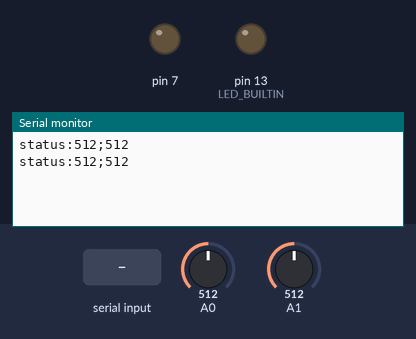
A sketch run on a simulated Arduino Uno, built with avr-gcc and run on an emulated ATmega328P. On the bench: output pins drawn as LEDs (lit = HIGH), the last lines printed to the serial monitor. The inputs (shaded band) are chosen by the test bench; at power-on: A0 = 512, A1 = 512.

Above: at 1.2 s.
1.3 s: "dispense\n" received over Serial
At 1.47 s:
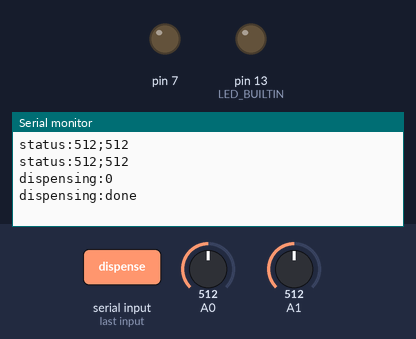
2.8 s: "ping\n" received over Serial
At 2.96 s:
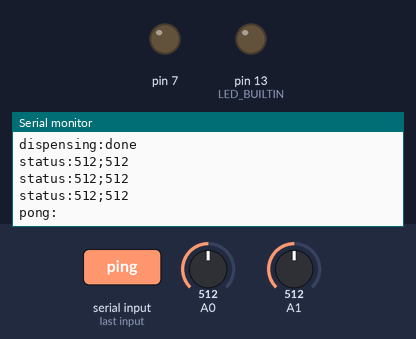
4.3 s: "90:45\n" received over Serial
At 4.46 s:
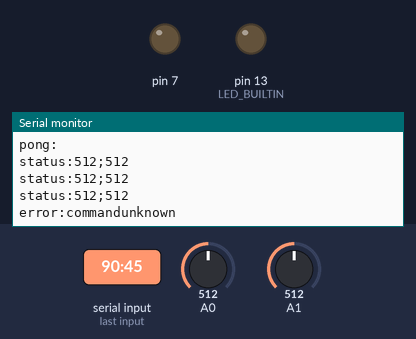

The sketch:

main.ino
```cpp
unsigned long currentTime;
unsigned long targetTime;
unsigned long startTime;

unsigned long statusInterval = 500;
unsigned long lastStatusTime = 0;

String command;
String payload;

unsigned int pressure;
unsigned int weight;

String inputString = "";
boolean dispensing = false;

void setup() {
  // Setup dispenser pin
  pinMode(7, OUTPUT);
  digitalWrite(7, LOW);
  // Setup dispenser LED
  pinMode(LED_BUILTIN, OUTPUT);
  digitalWrite(LED_BUILTIN, LOW);

  //analogReference(INTERNAL1V1);

  Serial.begin(9600);
  inputString.reserve(400);
}

void loop() {
  currentTime = millis();

  if(currentTime-lastStatusTime >= statusInterval){
    sendStatus();
  }

  // Uses millis to time dispensing over many seconds.
  // Should find a way to use timers instead.
  if (dispensing) {
    if(currentTime-startTime >= targetTime){
      stopDispense();
    }
  }
}

void sendStatus(){
  pressure = analogRead(0);
  Serial.print("status:");
  Serial.print(pressure);

  weight = analogRead(1);
  Serial.print(";");
  Serial.print(weight);

  Serial.println("");

  lastStatusTime = millis();
}

// The getValue() function is the least optimized piece of code in history.
// It should use char arrays and standard C functions instead
void parseSerial(){
  command = getValue(inputString, ':', 0);
  payload = getValue(inputString, ':', 1);

  if(command == "ping"){
    Serial.print("pong:");
    Serial.println(payload);
  } else if(command == "dispense"){
    startDispense(payload.toInt());
  } else if(command == "dispensestop"){
    stopDispense();
  } else {
    Serial.println("error:commandunknown");
  }

  inputString = "";
}

void startDispense(long unsigned int dispenseTime){
  if(pressure > 100){
    digitalWrite(LED_BUILTIN, HIGH);
    digitalWrite(7, HIGH);
    targetTime = dispenseTime;
    startTime = millis();
    dispensing = true;
    Serial.print("dispensing:");
    Serial.println(dispenseTime);
  } else {
    Serial.println("error:bufferlow");
  }
}

void stopDispense(){
  digitalWrite(LED_BUILTIN, LOW);
  digitalWrite(7, LOW);
  inputString = "";
  dispensing = false;
  Serial.println("dispensing:done");
}

void serialEvent() {
  while (Serial.available()) {
    char inChar = (char)Serial.read();
    if (inChar == '\n') {
      parseSerial();
    } else {
      inputString += inChar;
    }
  }
}

String getValue(String data, char separator, int index){
  int found = 0;
  int strIndex[] = { 0, -1 };
  int maxIndex = data.length() - 1;

  for (int i = 0; i <= maxIndex && found <= index; i++) {
    if (data.charAt(i) == separator || i == maxIndex) {
      found++;
      strIndex[0] = strIndex[1] + 1;
      strIndex[1] = (i == maxIndex) ? i+1 : i;
    }
  }
  return found > index ? data.substring(strIndex[0], strIndex[1]) : "";
}
```

Measured:
- after the input at 1.3 s, the serial monitor: prints a new line at once (image 1)
- after the input at 2.8 s, the serial monitor: prints a new line at once (image 2)
- after the input at 4.3 s, the serial monitor: prints a new line at once (image 3)
